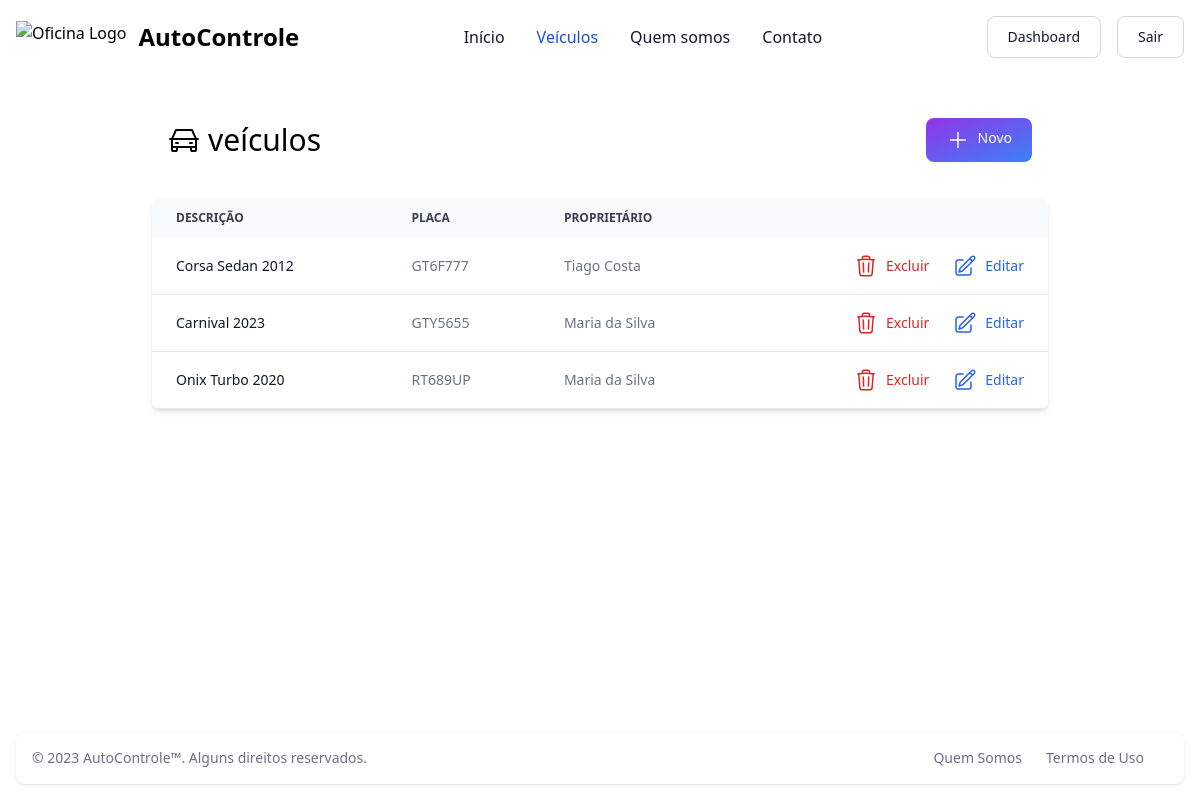
Page /veiculos/ (signed in) on the committed database.
### core/models.py (models this page shows, shortened)
class Veiculo(models.Model):
    placa = models.CharField(max_length=7)
    descricao = models.CharField(max_length=255)
    cliente = models.ForeignKey(Cliente, on_delete=models.CASCADE, related_name='veiculos')
    equipes = models.ManyToManyField(Equipe, through='VeiculoEquipe')
    class Meta:
        verbose_name = 'Veículo'
        verbose_name_plural = 'Veículos'

class Cliente(models.Model):
    pessoa = models.OneToOneField(Pessoa, on_delete=models.CASCADE)
    class Meta:
        verbose_name = 'Cliente'
        verbose_name_plural = 'Clientes'

class Pessoa(models.Model):
    nome = models.CharField(max_length=255)
    endereco = models.CharField(max_length=255)
    class Meta:
        verbose_name = 'Pessoa'
        verbose_name_plural = 'Pessoas'

### veiculo/views.py (the view)
# urls.py: path('', views.VeiculoListView.as_view(), name='listar'),
class VeiculoListView(LoginRequiredMixin, ListView):
    model = Veiculo
    template_name = 'veiculo/veiculo_list.html'
    paginate_by = 5
    def get_queryset(self):
        queryset = super(VeiculoListView, self).get_queryset()
        return queryset.order_by('placa')

### veiculo/templates/veiculo/veiculo_list.html (shortened to what this page needs)
{% extends 'core/base.html' %}
{% block content %}
<div class="container max-w-4xl py-8 mx-auto">
    <div class="flex justify-between items-center mb-6 px-4">
        <h1 class="flex space-x-2 items-center text-3xl my-4">
            <span>
                veículos
            </span>
        </h1>
        <a href="{% url 'veiculos:criar' %}" title="Cadastrar um novo veículo"
           class="flex space-x-2 text-white bg-gradient-to-br from-purple-600 to-blue-500 hover:bg-gradient-to-bl focus:ring-4 focus:outline-none focus:ring-blue-300 font-medium rounded-lg text-sm px-5 py-2.5">
            <svg xmlns="http://www.w3.org/2000/svg" fill="none" viewBox="0 0 24 24" stroke-width="1.5"
                 stroke="currentColor" class="w-6 h-6">
                <path stroke-linecap="round" stroke-linejoin="round" d="M12 4.5v15m7.5-7.5h-15"/>
            </svg>
            <span>Novo</span>
        </a>
    </div>
    <div class="relative overflow-x-auto shadow-md sm:rounded-lg">
        <table class="w-full text-sm text-left text-gray-500">
            <thead class="text-xs text-gray-700 uppercase bg-gray-50">
            <tr>
                <th scope="col" class="px-6 py-3">
                    Descrição
                </th>
                <th scope="col" class="px-6 py-3">
                    Placa
                </th>
                <th scope="col" class="px-6 py-3">
                    Proprietário
                </th>
                <th scope="col" class="px-6 py-3">
                </th>
            </tr>
            </thead>
            <tbody>
            {% for veiculo in object_list %}
            <tr class="bg-white border-b">
                <th scope="row" class="px-6 py-4 font-medium text-gray-900 whitespace-nowrap">
                    {{ veiculo.descricao}}
                </th>
                <td class="px-6 py-4">
                    {{ veiculo.placa }}
                </td>
                <td class="px-6 py-4">
                    {{ veiculo.cliente.pessoa.nome }}
                </td>
                <td class="px-6 py-4 flex space-x-6 justify-end">
                    <a href="#" data-url="{% url 'veiculos:excluir' veiculo.id %}" data-modal-target="popup-modal" data-modal-toggle="popup-modal"
                       class="flex space-x-2 items-center font-medium text-red-600 hover:underline deleteButton">
                        <span>
                            Excluir
                        </span>
                    </a>
                    <a href="{% url 'veiculos:atualizar' veiculo.id %}"
                       class="flex space-x-2 items-center font-medium text-blue-600 hover:underline">
                        <span>
                            Editar
                        </span>
                    </a>
                </td>
            </tr>
            {% empty %}
            <tr class="bg-white border-b">
                <td colspan="4" class="px-6 py-4 text-center text-lg">
                    Nenhum registro encontrado
                </td>
            </tr>
            {% endfor %}
            </tbody>
        </table>
    </div>
</div>
{% endblock %}

### rows in the picture
Veiculo: descricao "Corsa Sedan 2012", placa "GT6F777", cliente.pessoa.nome "Tiago Costa"
Veiculo: descricao "Carnival 2023", placa "GTY5655", cliente.pessoa.nome "Maria da Silva"
Veiculo: descricao "Onix Turbo 2020", placa "RT689UP", cliente.pessoa.nome "Maria da Silva"
